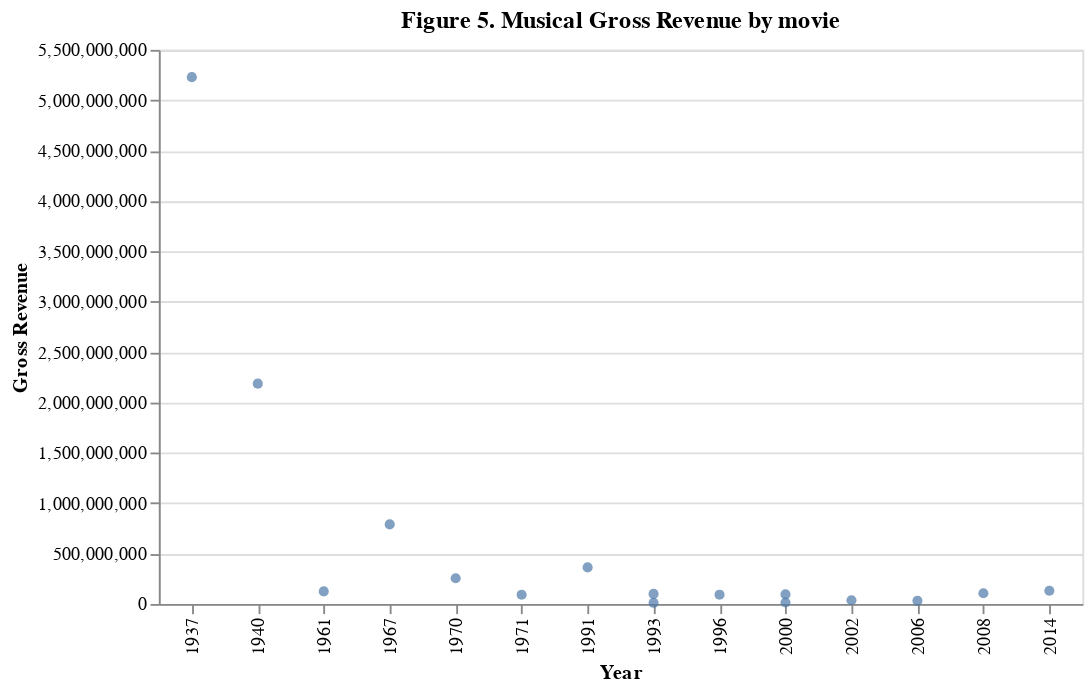

The cell this chart's notebook holds for it:
### Code cell
musical_plot = (
    alt.Chart(musical_df, width=500, height=300)
    .mark_circle()
    .encode(
        x=alt.X("year:N", title="Year"),
        y=alt.Y("inflation_adjusted_gross:Q", title="Gross Revenue", sort="x"),
    )
    .properties(title="Figure 5. Musical Gross Revenue by movie")
)
musical_plot

### Figure 1 — Vega-Lite specification as saved in the notebook (floating-point values rounded to 4 significant figures)
{"config": {"view": {"continuousWidth": 400, "continuousHeight": 300}}, "data": {"name": "data-f82f0199c14667e3be25b9b736f52711"}, "mark": "circle", "encoding": {"x": {"type": "nominal", "field": "year", "title": "Year"}, "y": {"type": "quantitative", "field": "inflation_adjusted_gross", "sort": "x", "title": "Gross Revenue"}}, "height": 300, "title": "Figure 5. Musical Gross Revenue by movie", "width": 500, "$schema": "https://vega.github.io/schema/vega-lite/v4.8.1.json", "datasets": {"data-f82f0199c14667e3be25b9b736f52711": [{"movie_title": "Snow White and the Seven Dwarfs", "genre": "Musical", "inflation_adjusted_gross": 5228953251, "year": 1937}, {"movie_title": "Fantasia", "genre": "Musical", "inflation_adjusted_gross": 2187090808, "year": 1940}, {"movie_title": "Babes in Toyland", "genre": "Musical", "inflation_adjusted_gross": 124841160, "year": 1961}, {"movie_title": "The Jungle Book", "genre": "Musical", "inflation_adjusted_gross": 789612346, "year": 1967}, {"movie_title": "The Aristocats", "genre": "Musical", "inflation_adjusted_gross": 255161499, "year": 1970}, {"movie_title": "Bedknobs and Broomsticks", "genre": "Musical", "inflation_adjusted_gross": 91305448, "year": 1971}, {"movie_title": "Beauty and the Beast", "genre": "Musical", "inflation_adjusted_gross": 363017667, "year": 1991}, {"movie_title": "Swing Kids", "genre": "Musical", "inflation_adjusted_gross": 11468231, "year": 1993}, {"movie_title": "The Nightmare Before Christmas", "genre": "Musical", "inflation_adjusted_gross": 100026637, "year": 1993}, {"movie_title": "Evita", "genre": "Musical", "inflation_adjusted_gross": 92077628, "year": 1996}, {"movie_title": "Fantasia 2000 (IMAX)", "genre": "Musical", "inflation_adjusted_gross": 94852354, "year": 2000}, {"movie_title": "Fantasia 2000 (Theatrical Release)", "genre": "Musical", "inflation_adjusted_gross": 14238144, "year": 2000}, {"movie_title": "Beauty and the Beast (IMAX)", "genre": "Musical", "inflation_adjusted_gross": 36980311, "year": 2002}, {"movie_title": "Tim Burton's The Nightmare Before Chr…", "genre": "Musical", "inflation_adjusted_gross": 30737517, "year": 2006}, {"movie_title": "High School Musical 3: Senior Year", "genre": "Musical", "inflation_adjusted_gross": 106308538, "year": 2008}, {"movie_title": "Into the Woods", "genre": "Musical", "inflation_adjusted_gross": 130894237, "year": 2014}]}}
